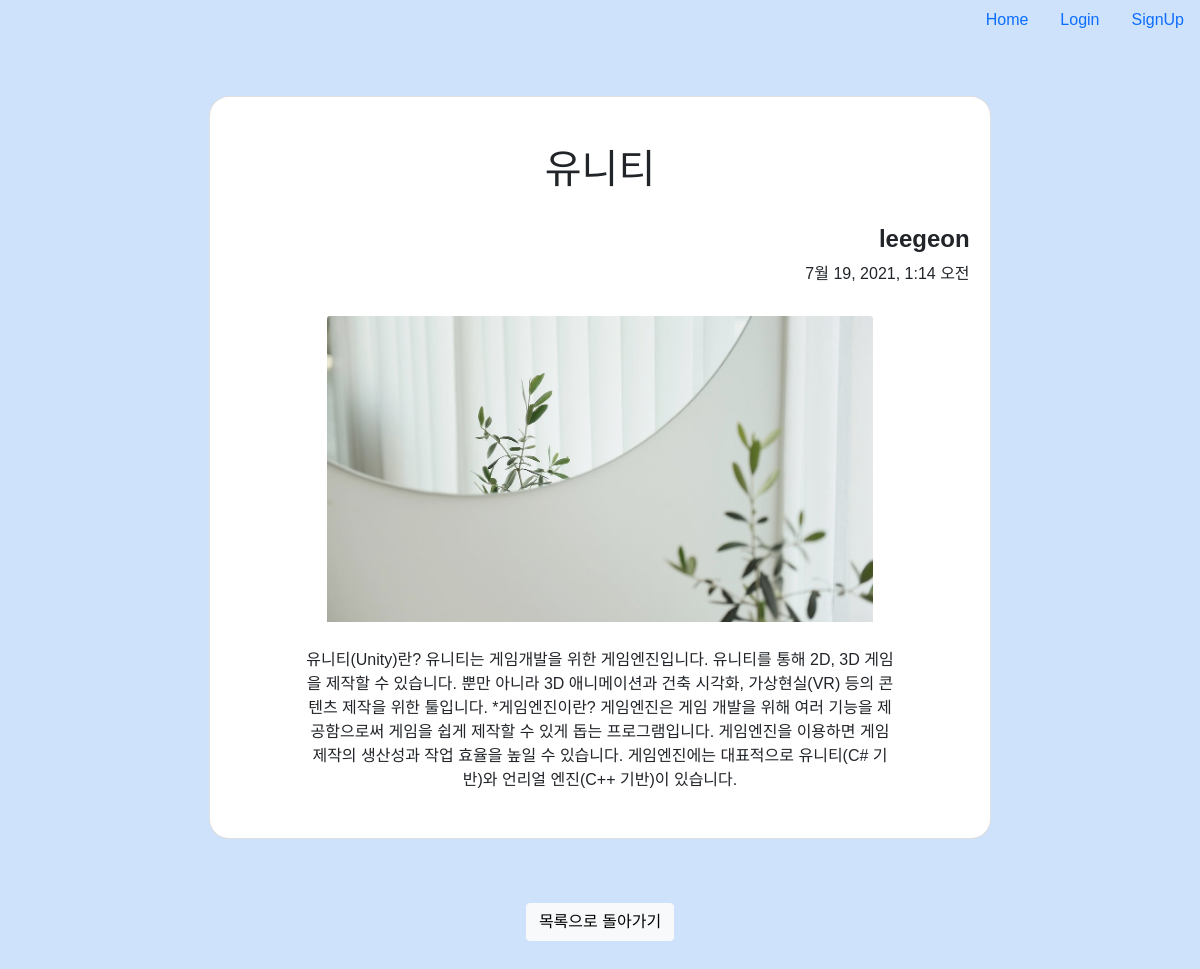
The page /blog/1 on the database its author committed.
### blog/models.py (models this page shows, shortened)
class Blog(models.Model):
    title=models.CharField(max_length=200)
    pub_date=models.DateTimeField()
    body=models.TextField()
    image=models.ImageField(upload_to='blog/',blank=True,null=True)  #업로드할 파일 지정
    writer=models.ForeignKey(settings.AUTH_USER_MODEL,on_delete=models.CASCADE)

### account/models.py (models this page shows)
class CustomUser(AbstractUser):
    university=models.CharField(max_length=50)
    def __str__(self):
        return self.username

### blog/views.py (the view)
# urls.py: path('<int:blog_id>', blog.views.detail, name='detail'),
def detail(request, blog_id):
    blog = get_object_or_404(Blog, pk=blog_id)
    return render(request, 'detail.html', {'blog': blog})

### blog/templates/detail.html (shortened to what this page needs)
{%extends 'base.html' %}
{%block content%}
<body>
    <div class="card mb-3" id="main-container">
        <br><br><h1 class="card-title" style="font-family: 'Jeju Gothic', sans-serif;">{{blog.title}}</h1><br>
        <div class="card-sub">
            <strong><h4>{{blog.writer}}</strong></h4>
            {{blog.pub_date}}
        </div>
        <img src="{{blog.image.url}}" class="card-img-top" alt="...">
        <div class="card-body">
          {{blog.body}}
        </div>
      </div>
        <br><br>
        <a href="{%url 'bloglist'%}" class="btn btn-light" style="margin-bottom: 10%; font-family: 'Jeju Gothic', sans-serif;">목록으로 돌아가기</a>
        {%endblock%}

### blogproject/templates/base.html (style rules this page uses)
body { margin:0 auto; text-align: center; }
* { margin: 0; padding: 0; }
a { color: #ecf0f1; text-decoration: none; }

### blog/templates/detail.html (style rules this page uses)
#main-container { margin-top:5%; width: 70%; margin-left: auto; margin-right: auto; border-radius: 20px; }
.card-img-top { margin-top:30px; margin-bottom: 10px; width:70%; margin-left: auto; margin-right: auto; }
.card-sub { text-align: right; margin-right:20px; font-family: 'Jeju Gothic', sans-serif; }
.card-body { width:80%; margin-left: auto; margin-right: auto; margin-bottom:30px; font-family: 'Jeju Gothic', sans-serif; }

### rows shown on the page
Blog: title "유니티", writer "leegeon", pub_date "7월 19, 2021, 1:14 오전", image (picture), body "유니티(Unity)란? 유니티는 게임개발을 위한 게임엔진입니다. 유니티를 통해 2D, 3D 게임을 제작할 수 있습니다. 뿐만 아니라 3D 애니메이션과 건축 시각화, 가상현실(VR) 등의 콘텐츠 제작을 위한 툴입니다. *게임엔진이란? 게임엔진은 게임 개발을 위해 여러 기능을 제공함으로써 게임을 쉽게 제작할 수 있게 돕는 프로그램입니다. 게임엔진을 이용하면 게임제작의 생산성과 작업 효율을 높일 수 있습니다. 게임엔진에는 대표적으로 유니티(C# 기반)와 언리얼 엔진(C++ 기반)이 있습니다."
